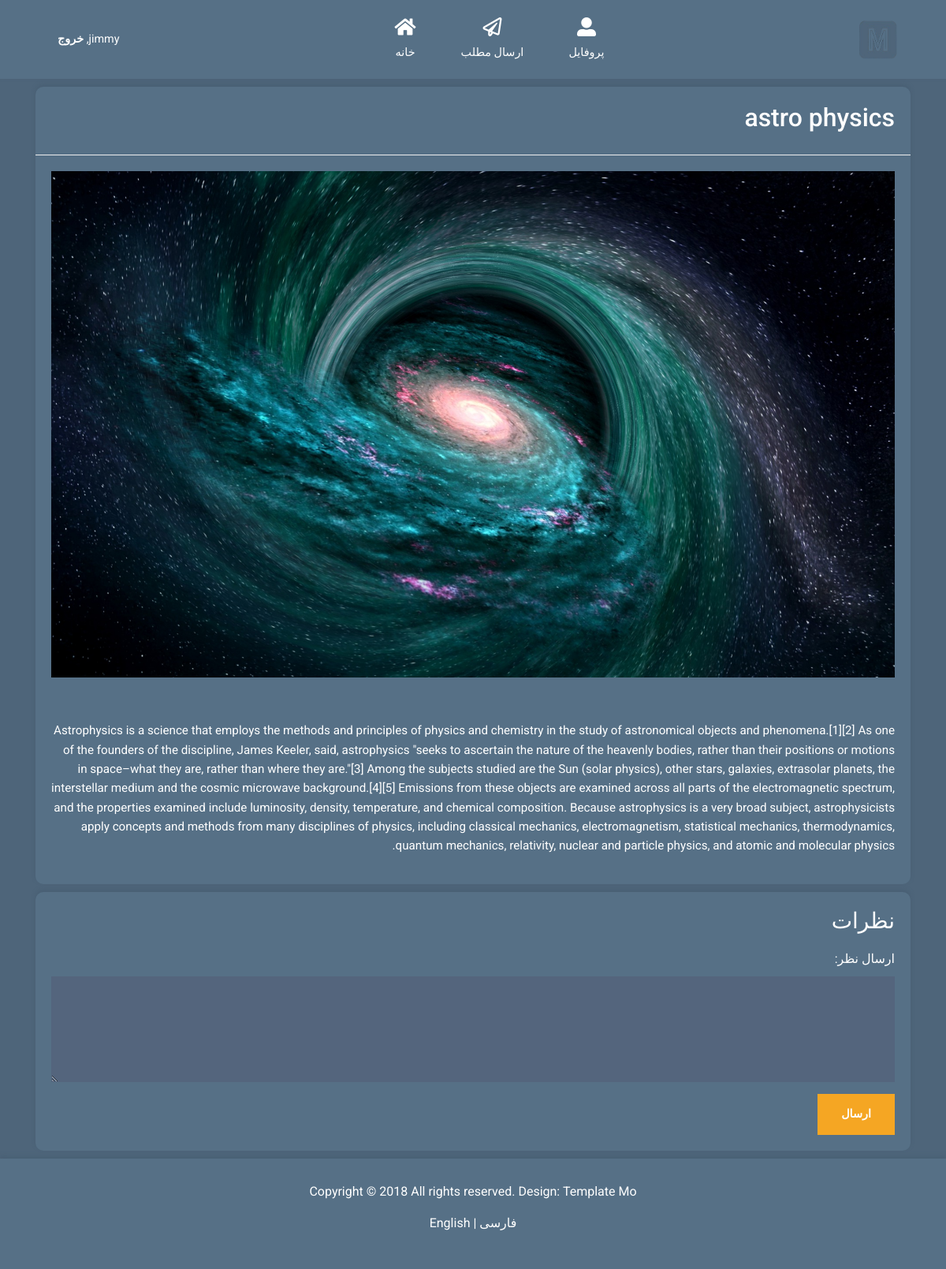
Page /post/4 (signed in) on the earlier database version.
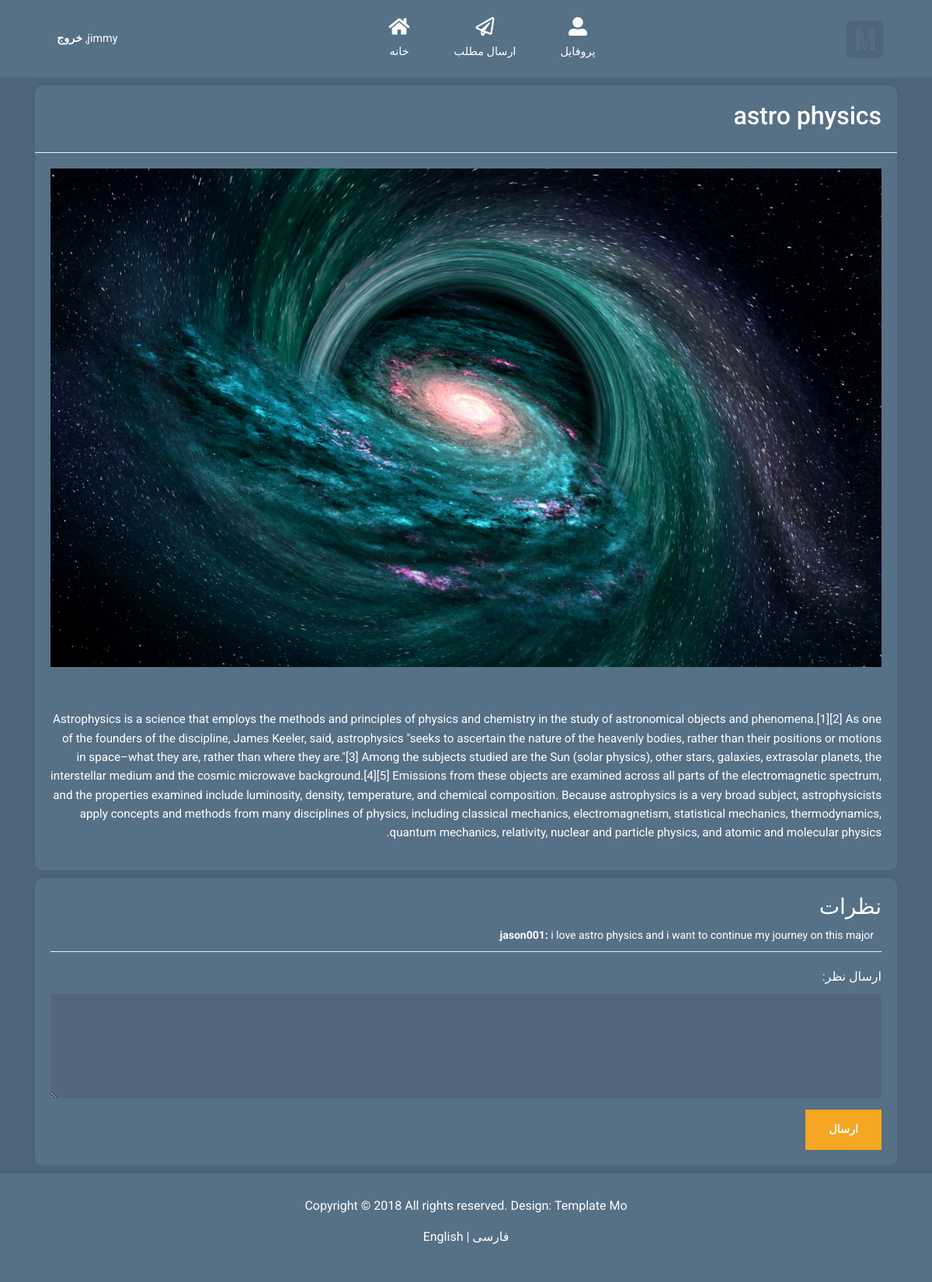
Same page on the later database version.
### main.py (models this page shows, shortened)
class User(db.Model):
    id = db.Column(db.Integer, primary_key=True)
    username = db.Column(db.String(80), unique=True, nullable=False)
    _password = db.Column(db.String(120) , nullable=False)
    is_authenticated =db.Column(db.Boolean, default=False, nullable=False)
    posts = db.relationship('Post', backref='author', lazy=True)
    comments = db.relationship('Comment', backref='commenter', lazy=True)
    @property
    def password(self):
        raise AttributeError("password is not a readable attribute")

class Post(db.Model):
    id = db.Column(db.Integer, primary_key=True)
    title = db.Column(db.String(200), nullable=False)
    content = db.Column(db.Text, nullable=False)
    image = db.Column(db.String(120), nullable=True)  # New field for storing image path
    user_id = db.Column(db.Integer, db.ForeignKey('user.id'), nullable=False)
    user = db.relationship('User', backref=db.backref('user_posts', lazy=True))  # Relationship to User model
    comments = db.relationship('Comment',cascade="all, delete-orphan", backref='post', lazy=True)

class Comment(db.Model):
    id = db.Column(db.Integer, primary_key=True)
    content = db.Column(db.Text, nullable=False)
    user_id = db.Column(db.Integer, db.ForeignKey('user.id'), nullable=False)
    post_id = db.Column(db.Integer, db.ForeignKey('post.id'), nullable=False)
    user = db.relationship('User', backref=db.backref('user_comment', lazy=True))  # Relationship to User model

### main.py (the view)
@app.route('/post/<int:post_id>', methods = ['POST' , 'GET'])
def detail_post(post_id):
    if "username" not in session:
        flash(translations[session['language']]['please_login'])
        return redirect(url_for("login"))
    post = Post.query.get_or_404(post_id)
    if "user_id" in session:
        user= User.query.get_or_404(session['user_id'])
        user_id = session.get("user_id")
    else:
        user=""
    if request.method == "POST" and "comment_submit" in request.form:
        comment = request.form['comment']
        new_comment = Comment(content = comment , post_id = post_id , user_id =user_id )
        db.session.add(new_comment)
        db.session.commit()
        return redirect(url_for('detail_post',post_id = post_id))
    comments = Comment.query.filter_by(post_id = post_id)
    return render_template('post.html', user=session['username'], user_id = session['user_id'], post=post,comments = comments,
                           translations=translations[session["language"]])

### main.py (called while the page is built)
@app.before_request
def create_tables():
    db.create_all()
    if not "language" in session:
        session["language"] = 'fa'

### templates/post.html (shortened to what this page needs)
<!DOCTYPE html>
<html lang="en">
<head>
    <link rel="stylesheet" href="{{ url_for('static',filename='css/post.css') }}" />
    <link rel="stylesheet" href="{{ url_for('static',filename='css/fontawesome.min.css') }}" />
    <link rel="stylesheet" href="{{ url_for('static',filename='css/bootstrap.min.css') }}" />
    <link rel="stylesheet" href="{{ url_for('static',filename='css/templatemo-style.css') }}" />
    <link rel="stylesheet" href="{{ url_for('static',filename='css/home.css') }}" />
    <link rel="stylesheet" href="{{ url_for('static',filename='css/comment-section.css') }}" />
    {% if translations['language']=="fa" %}
        <link rel="stylesheet" href="{{ url_for('static',filename='css/farsi-specifics.css') }}" />
    {% endif %}
</head>
<body id="homePage" style="padding-top: 90px;">
    {% include 'top-nav-bar.html' %}
    <div class="container">
        <div class="post-container">
            <div class="post-header">
                <h2 style="color: white;">{{post.title}}</h2>
            </div>
            <div class="post-image">
                <img src="{{url_for('static', filename=post.image.replace('static/', ''))}}" alt="post image">
            </div>
            <div class="post-footer">
                <p class="post-text">
                    {{post.content}}
                </p>
            </div>
        </div>
        <div class="comment-section-container">
            <h3 class="comment-section-title">{{translations['comments']}}</h3>
            <div id="comments-list">
                {% for comment in comments %}
                    <div class="comment">
                        <p><strong>{{ comment.user.username }}:</strong> {{ comment.content }}</p>
                    </div>
                {% endfor %}
            </div>
            {% if not user == "": %}
                <form method="POST" id="comment-form">
                    <div class="form-group">
                        <label for="text">{{translations['send_a_comment']}}</label>
                        <textarea name="comment" name="text" id="text" class="form-control" rows="4" required></textarea>
                    </div>
                    <button name="comment_submit" type="submit" class="btn btn-primary">{{translations['submit_comment']}}</button>
                </form>
            {% endif %}
        </div>
    </div>
    {% include 'tm-footer.html' %}
</body>
</html>

### templates/top-nav-bar.html (shortened to what this page needs)
<nav class="navbar navbar-expand-xl fixed-top ">
    <div class="container h-100">
        {% if translations['language']=='en' %}
            <a class="navbar-brand" href="{{url_for('home')}}">
                <img class="home-icon" src="{{ url_for('static', filename='img/logo.png') }}"></img>
            </a>
        {% else %}
            <ul class="navbar-nav">
                <li class="nav-item">
                    {% if user %}
                    <a class="nav-link d-block" href="{{url_for('logout',pk=user_id)}}">
                        {{user}}, <b>{{translations['logout']}}</b>
                    </a>
                    {% endif %}
                </li>
            </ul>
        {% endif %}
        <div class="collapse navbar-collapse" id="navbarSupportedContent">
            <ul class="navbar-nav mx-auto h-100">
                <li class="nav-item">
                    <a class="nav-link" href="{{url_for('home')}}">
                        <i class="fas fa-home"></i>
                        {{translations['home']}}
                    </a>
                </li>
                <li class="nav-item">
                    <a class="nav-link" href="{{url_for('create_post')}}">
                        <i class="far fa-paper-plane"></i>
                        {{translations['create_post']}}
                    </a>
                </li>
                <li class="nav-item">
                    <a class="nav-link" href="{{url_for('profile')}}">
                        <i class="fas fa-user-alt"></i>
                        {{translations['profile']}}
                    </a>
                </li>
            </ul>
            {% if translations['language']=='fa' %}
            <a class="navbar-brand" href="{{url_for('home')}}">
                <img class="home-icon" src="{{ url_for('static', filename='img/logo.png') }}"></img>
            </a>
            {% endif %}
        </div>
    </div>
</nav>

### templates/tm-footer.html
<footer class="tm-footer">
    <div class="container">
        <div class="row">
            <div class="col-12 text-center">
                <p class="text-white">
                    Copyright &copy; 2018 All rights reserved. Design:
                    <a href="https://templatemo.com" class="tm-footer-link">Template Mo</a>
                </p>
                <p class="text-white">
                    <a href="{{ url_for('set_language', lang='en') }}" class="tm-footer-link color: green">English</a> |
                    <a href="{{ url_for('set_language', lang='fa') }}" class="tm-footer-link">فارسی</a>
                </p>
            </div>
        </div>
    </div>
</footer>

### static/css/post.css (style rules this page uses)
.post-container { border-radius: 10px; background-color: #567086; box-shadow: 0 -3px 5px 0 rgba(69, 92, 113, 0.59); -webkit-box-shadow: 0 -3px 5px 0 rgba(69, 92, 113, 0.59); -moz-box-shadow: 0 -3px 5px 0 rgba(69, 92, 113, 0.59); overflow: hidden; width: 100%; margin-top: 20px; }
.post-header { display: flex; align-items: center; padding: 20px; border-bottom: 1px solid #eee; }
.post-image img { width: 100%; height: auto; display: block; padding : 20px; }
.post-footer { padding: 20px; }
.post-text { color: #ffffff; font-size: 0.95rem; line-height: 1.6; white-space: normal; overflow-wrap: break-word; }

### static/css/templatemo-style.css (style rules this page uses)
html { font-size: 16px; overflow-x: hidden; }
body { font-family: Roboto, Helvetica, Arial, sans-serif; background-color: #4e657a; overflow-x: hidden; }
a { transition: all 0.3s ease; }
.navbar-brand { display: flex; align-items: center; }
.navbar { height: 100px; background-color: #567086; padding: 0; -webkit-box-shadow: 0 -3px 5px 0 rgba(69, 92, 113, 0.59); -moz-box-shadow: 0 -3px 5px 0 rgba(69, 92, 113, 0.59); box-shadow: 0 -3px 5px 0 rgba(69, 92, 113, 0.59); }
.navbar .container { position: relative; }
.nav-link { color: #fff; height: 100%; display: flex; align-items: center; justify-content: center; flex-direction: column; font-size: 90%; }
.nav-link > i { margin-bottom: 10px; margin-right: 0; font-size: 1.5rem; }
.dropdown-item, .nav-link { padding: 15px 20px; }
.nav-item { text-align: center; }
.nav-item:last-child { margin-right: 0; }
.form-control { background-color: #54657d; color: #fff; border: 0; }
.form-group label { color: #fff; margin-bottom: 10px; }
.form-control { padding: 19px 18px; border-radius: 0; height: 50px; }
.form-group { margin-bottom: 15px; }
.btn { border-radius: 0; padding: 13px 28px; transition: all 0.2s ease; max-width: 100%; }
.btn-primary { color: #fff; background-color: #f5a623; border: 2px solid #f5a623; font-size: 90%; font-weight: 600; }
.tm-footer { background-color: #567086; padding-top: 30px; padding-bottom: 30px; -webkit-box-shadow: 0 -3px 5px 0 rgba(69, 92, 113, 0.59); -moz-box-shadow: 0 -3px 5px 0 rgba(69, 92, 113, 0.59); box-shadow: 0 -3px 5px 0 rgba(69, 92, 113, 0.59); }
.tm-footer-link { color: white; }
@media (min-width: 1200px) { .navbar-expand-xl .navbar-nav .nav-link { padding-left: 28px; padding-right: 28px; } }
@media (min-width: 1200px) { .navbar-collapse { height: 100%; } }
@media (max-width: 1275px) and (min-width: 1200px) { .nav-item { margin-right: 15px; } }
@media (max-width: 1350px) { .nav-item { margin-right: 1px; } }

### static/css/home.css (style rules this page uses)
.home-icon { width: 100%; height: 50px; align-items: center; }

### static/css/comment-section.css (style rules this page uses)
.comment-section-container { border-radius: 10px; background-color: #567086; box-shadow: 0 -3px 5px 0 rgba(69, 92, 113, 0.59); -webkit-box-shadow: 0 -3px 5px 0 rgba(69, 92, 113, 0.59); -moz-box-shadow: 0 -3px 5px 0 rgba(69, 92, 113, 0.59); overflow: hidden; width: 100%; margin-top: 10px; margin-bottom: 10px; padding: 20px; }
.comment-section-title { margin: 0; color: #ffffff; }
.comment { padding: 10px; color: #ffffff; border-bottom: 1px solid #eee; }
.comment p { margin: 0; font-size: 14px; line-height: 1.5; }
.comment strong { font-weight: bold; }
#comment-form { margin-top: 20px; }

### static/css/farsi-specifics.css (style rules this page uses)
.nav-link { unicode-bidi: isolate; direction: rtl; }
.comment-section-container { align-items: right; text-align: right; unicode-bidi: isolate; direction: rtl; }
.comment { align-items: right; text-align: right; unicode-bidi: isolate; direction: rtl; }
.post-header { align-items: right; text-align: right; unicode-bidi: isolate; direction: rtl; }
.post-text { align-items: right; text-align: right; unicode-bidi: isolate; direction: rtl; }

Differences in the rows shown:
added Comment: user.username "jason001", content "i love astro physics and i want to continue my journey on this major"
